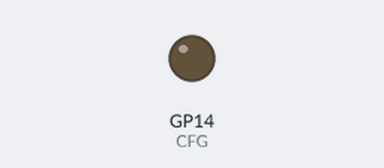
A program run on a simulated Raspberry Pi Pico running MicroPython. Shown: output pins drawn as LEDs (lit = HIGH). Pins used as bus, display or sensor lines are not drawn; what the program prints to the serial console is not drawn. At 1.3 s the program stops and its outputs stay as they are.

Above: at 0.1 s.
At 1.3 s:
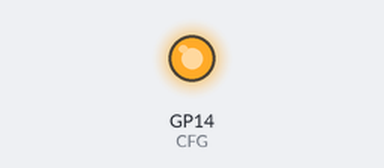
Timing chart, 0 to 2.8 s (numbered marks = the images above):
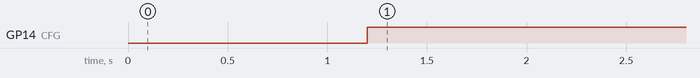

Measured:
- by itself, GP14 (CFG): LOW → HIGH at 1.2 s

The program:

Serial_Port_Parameter_Configuration.py
```python
from machine import UART, Pin
import time

# uart1 = UART(1, baudrate=9600, tx=Pin(4), rx=Pin(5))
uart0 = UART(0, baudrate=9600, tx=Pin(0), rx=Pin(1))

CFG = Pin(14, Pin.OUT,Pin.PULL_UP)
RST = Pin(17, Pin.OUT,Pin.PULL_UP)
RST.value(1)

MODE = 1  #0:TCP Server 1:TCP Client 2:UDP Server 3:UDP Client
GATEWAY = (169, 254, 88, 1)   # GATEWAY
TARGET_IP = (169, 254, 88, 17)# TARGET_IP
LOCAL_IP = (169,254,88,70)    # LOCAL_IP
SUBNET_MASK = (255,255,255,0) # SUBNET_MASK
LOCAL_PORT1 = 5000             # LOCAL_PORT1
LOCAL_PORT2 = 4000             # LOCAL_PORT2
TARGET_PORT = 3000            # TARGET_PORT
BAUD_RATE = 115200            # BAUD_RATE


print("begin")
CFG.value(0)
time.sleep(0.1)
uart0.write(b'\x57\xab\x10'+MODE.to_bytes(1, 'little'))
time.sleep(0.1)
uart0.write(b'\x57\xab\x11'+bytes(bytearray(LOCAL_IP)))
time.sleep(0.1)
uart0.write(b'\x57\xab\x12'+bytes(bytearray(SUBNET_MASK)))
time.sleep(0.1)
uart0.write(b'\x57\xab\x13'+bytes(bytearray(GATEWAY)))
time.sleep(0.1)
uart0.write(b'\x57\xab\x14'+LOCAL_PORT1.to_bytes(2, 'little'))
time.sleep(0.1)
uart0.write(b'\x57\xab\x15'+bytes(bytearray(TARGET_IP)))
time.sleep(0.1)
uart0.write(b'\x57\xab\x16'+TARGET_PORT.to_bytes(2, 'little'))
time.sleep(0.1)
uart0.write(b'\x57\xab\x21'+BAUD_RATE.to_bytes(4, 'little'))
time.sleep(0.1)
uart0.write(b'\x57\xab\x0D')
time.sleep(0.1)
uart0.write(b'\x57\xab\x0E')
time.sleep(0.1)
uart0.write(b'\x57\xab\x5E')
time.sleep(0.1)
CFG.value(1)
time.sleep(0.1)
print("end")
```
